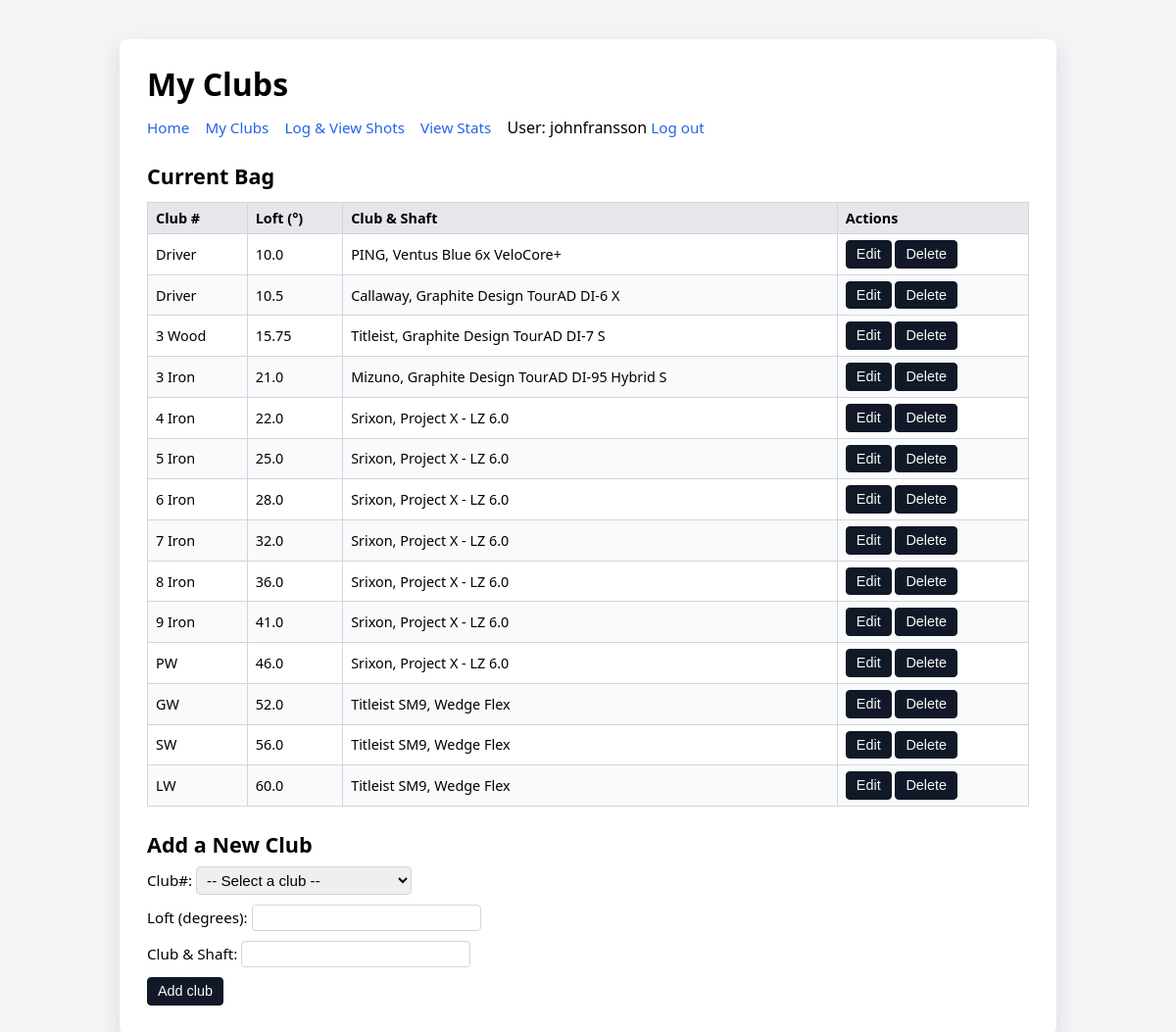
/clubs (signed in), run on the app's committed database.
### tables this page shows
CREATE TABLE clubs (
id INTEGER PRIMARY KEY AUTOINCREMENT,
name TEXT NOT NULL,
loft REAL,
notes TEXT,
bag_order INTEGER
, user_id INTEGER NOT NULL DEFAULT 1);

### app.py (the view, shortened to what this page needs)
@app.route("/clubs", methods=["GET", "POST"])
@login_required
def clubs():
    user_id = session["user_id"]
    clubs = db.execute("SELECT id, name, loft, notes, bag_order FROM clubs WHERE user_id = ? "
                       "ORDER BY COALESCE(bag_order, 999), name",
                       user_id,
                       )
    return render_template("clubs.html", clubs=clubs)

### app.py (called while the page is built)
def login_required(f):
    @wraps(f)
    def wrapped(*args, **kwargs):
        if "user_id" not in session:
            return redirect("/login")
        return f(*args, **kwargs)
    return wrapped

### templates/clubs.html (shortened to what this page needs)
<!doctype html>
<html lang="en">
    <head>
        <link rel="stylesheet" href="{{ url_for('static', filename='styles.css') }}">
    </head>
    <body>
        <div class="container">
            <h1>My Clubs</h1>
            <nav>
                <nav>
                    <a href="/">Home</a>
                    <a href="/clubs">My Clubs</a>
                    <a href="/shots">Log &amp; View Shots</a>
                    <a href="/stats">View Stats</a>
                    <span class="nav-user">User: {{ session.username }}</span>
                    <a href="/logout">Log out</a>
                </nav>
            </nav>
            <h2>Current Bag</h2>
            {% if clubs %}
                <table>
                    <thead>
                        <tr>
                            <th>Club #</th>
                            <th>Loft (°)</th>
                            <th>Club &amp; Shaft</th>
                            <th>Actions</th>
                        </tr>
                    </thead>
                    <tbody>
                        {% for club in clubs %}
                            <tr>
                                <td>{{ club.name }}</td>
                                <td>
                                    {% if club.loft is not none %}
                                        {{ club.loft }}
                                    {% endif %}
                                </td>
                                <td>
                                    {% if club.notes %}
                                        {{ club.notes }}
                                    {% endif %}
                                </td>
                                <td>
                                    <div class="action-buttons">
                                        <button type="button" onclick="window.location.href='/clubs/{{ club.id }}/edit';">
                                            Edit
                                        </button>
                                        <form action="/clubs/{{ club.id }}/delete" method="post" style="display:inline;">
                                            <button type="submit" onclick="return confirm('Delete this club and all its shots?');">
                                                Delete
                                            </button>
                                        </form>
                                    </div>
                                </td>
                            </tr>
                        {% endfor %}
                    </tbody>
                </table>
            {% else %}
                <p>You haven’t added any clubs yet.</p>
            {% endif %}
            <h2>Add a New Club</h2>
            <form action="/clubs" method="post">
                <p>
                    <label>
                        Club#:
                        <select name="name" required>
                            <option value="">-- Select a club --</option>
                        </select>
                    </label>
                </p>
                <p>
                    <label>
                        Loft (degrees):
                        <input type="number" step="0.25" name="loft">
                    </label>
                </p>
                <p>
                    <label>
                        Club &amp; Shaft:
                        <input type="text" name="notes">
                    </label>
                </p>
                <p>
                    <button type="submit">Add club</button>
                </p>
            </form>
        </div>
    </body>
</html>

### static/styles.css (style rules this page uses)
body { font-family: system-ui, -apple-system, BlinkMacSystemFont, "Segoe UI", sans-serif; background-color: #f3f4f6; margin: 0; padding: 0; }
.container { max-width: 900px; margin: 40px auto; background-color: #ffffff; padding: 24px 28px; border-radius: 8px; box-shadow: 0 8px 20px rgba(15, 23, 42, 0.12); }
h1 { margin-top: 0; margin-bottom: 12px; font-size: 2rem; }
h2 { margin-top: 24px; margin-bottom: 8px; font-size: 1.35rem; }
nav { margin-bottom: 16px; }
nav a { margin-right: 12px; text-decoration: none; color: #2563eb; font-size: 0.95rem; }
table { width: 100%; border-collapse: collapse; margin-top: 12px; font-size: 0.9rem; }
th, td { border: 1px solid #d1d5db; padding: 6px 8px; text-align: left; }
th { background-color: #e5e7eb; font-weight: 600; }
tbody tr:nth-child(even) { background-color: #f9fafb; }
form p { margin: 6px 0; }
label { display: inline-block; margin-bottom: 4px; font-size: 0.95rem; }
input[type="text"], input[type="number"], input[type="date"], select { padding: 4px 6px; font-size: 0.95rem; border: 1px solid #d1d5db; border-radius: 4px; min-width: 220px; }
button, input[type="submit"], .btn { display: inline-block; padding: 4px 10px; font-size: 0.9rem; line-height: 1.3; border-radius: 4px; border: 1px solid #111827; background-color: #111827; color: #f9fafb; cursor: pointer; text-decoration: none; box-sizing: border-box; }

### data on the page
clubs: name "Driver", loft "10.0", notes "PING, Ventus Blue 6x VeloCore+"
clubs: name "Driver", loft "10.5", notes "Callaway, Graphite Design TourAD DI-6 X"
clubs: name "3 Wood", loft "15.75", notes "Titleist, Graphite Design TourAD DI-7 S"
clubs: name "3 Iron", loft "21.0", notes "Mizuno, Graphite Design TourAD DI-95 Hybrid S"
clubs: name "4 Iron", loft "22.0", notes "Srixon, Project X - LZ 6.0"
clubs: name "5 Iron", loft "25.0", notes "Srixon, Project X - LZ 6.0"
clubs: name "6 Iron", loft "28.0", notes "Srixon, Project X - LZ 6.0"
clubs: name "7 Iron", loft "32.0", notes "Srixon, Project X - LZ 6.0"
clubs: name "8 Iron", loft "36.0", notes "Srixon, Project X - LZ 6.0"
clubs: name "9 Iron", loft "41.0", notes "Srixon, Project X - LZ 6.0"
clubs: name "PW", loft "46.0", notes "Srixon, Project X - LZ 6.0"
clubs: name "GW", loft "52.0", notes "Titleist SM9, Wedge Flex"
clubs: name "SW", loft "56.0", notes "Titleist SM9, Wedge Flex"
clubs: name "LW", loft "60.0", notes "Titleist SM9, Wedge Flex"

### other printed values
{{ session.username }} "johnfransson"
